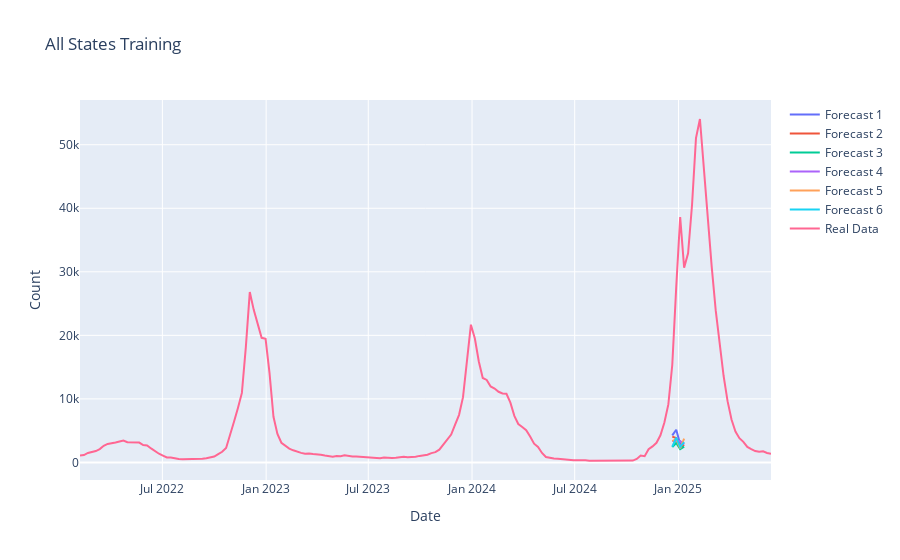

The cell this chart's notebook holds for it:
### Code cell
fig = go.Figure()
for i in range(len(all_forecasts)):
    sliced_fc = all_forecasts[i][all_forecasts[i]["unique_id"] == "US"]
    
    fig.add_trace(go.Scatter(x = sliced_fc["ds"], y = sliced_fc["TimeLLM"], mode = "lines", name = f"Forecast {i+1}"))
fig.add_trace(go.Scatter(x = US_true_df.index, y = US_true_df["y"], mode = "lines", name = "Real Data"))
fig.update_layout(title = f"All States Training", xaxis_title = "Date", yaxis_title = "Count", hovermode = "x")
fig.show()

### Figure 1 — Plotly figure (JSON) as saved in the notebook; plotly's stock layout.template omitted (floating-point values rounded to 4 significant figures; data arrays with more than 128 entries replaced by an {"elided": "..."} marker saying what was removed)
{"data": [{"mode": "lines", "name": "Forecast 1", "type": "scatter", "x": ["2024-12-21T00:00:00", "2024-12-28T00:00:00", "2025-01-04T00:00:00", "2025-01-11T00:00:00"], "y": [4263.0, 5150.0, 2896.0, 2948.0]}, {"mode": "lines", "name": "Forecast 2", "type": "scatter", "x": ["2024-12-21T00:00:00", "2024-12-28T00:00:00", "2025-01-04T00:00:00", "2025-01-11T00:00:00"], "y": [4058.0, 3846.0, 2317.0, 2773.0]}, {"mode": "lines", "name": "Forecast 3", "type": "scatter", "x": ["2024-12-21T00:00:00", "2024-12-28T00:00:00", "2025-01-04T00:00:00", "2025-01-11T00:00:00"], "y": [2432.0, 3064.0, 2086.0, 2492.0]}, {"mode": "lines", "name": "Forecast 4", "type": "scatter", "x": ["2024-12-21T00:00:00", "2024-12-28T00:00:00", "2025-01-04T00:00:00", "2025-01-11T00:00:00"], "y": [3359.0, 3417.0, 3367.0, 2871.0]}, {"mode": "lines", "name": "Forecast 5", "type": "scatter", "x": ["2024-12-21T00:00:00", "2024-12-28T00:00:00", "2025-01-04T00:00:00", "2025-01-11T00:00:00"], "y": [3343.0, 3679.0, 2206.0, 3757.0]}, {"mode": "lines", "name": "Forecast 6", "type": "scatter", "x": ["2024-12-21T00:00:00", "2024-12-28T00:00:00", "2025-01-04T00:00:00", "2025-01-11T00:00:00"], "y": [2495.0, 3900.0, 2448.0, 3187.0]}, {"mode": "lines", "name": "Real Data", "type": "scatter", "x": {"elided": "176 str values"}, "y": {"elided": "176 int values"}}], "layout": {"autosize": true, "hovermode": "x", "title": {"text": "All States Training"}, "xaxis": {"autorange": true, "range": ["2022-02-05", "2025-06-14"], "title": {"text": "Date"}, "type": "date"}, "yaxis": {"autorange": true, "range": [-2768.0, 57040.0], "title": {"text": "Count"}, "type": "linear"}}}
